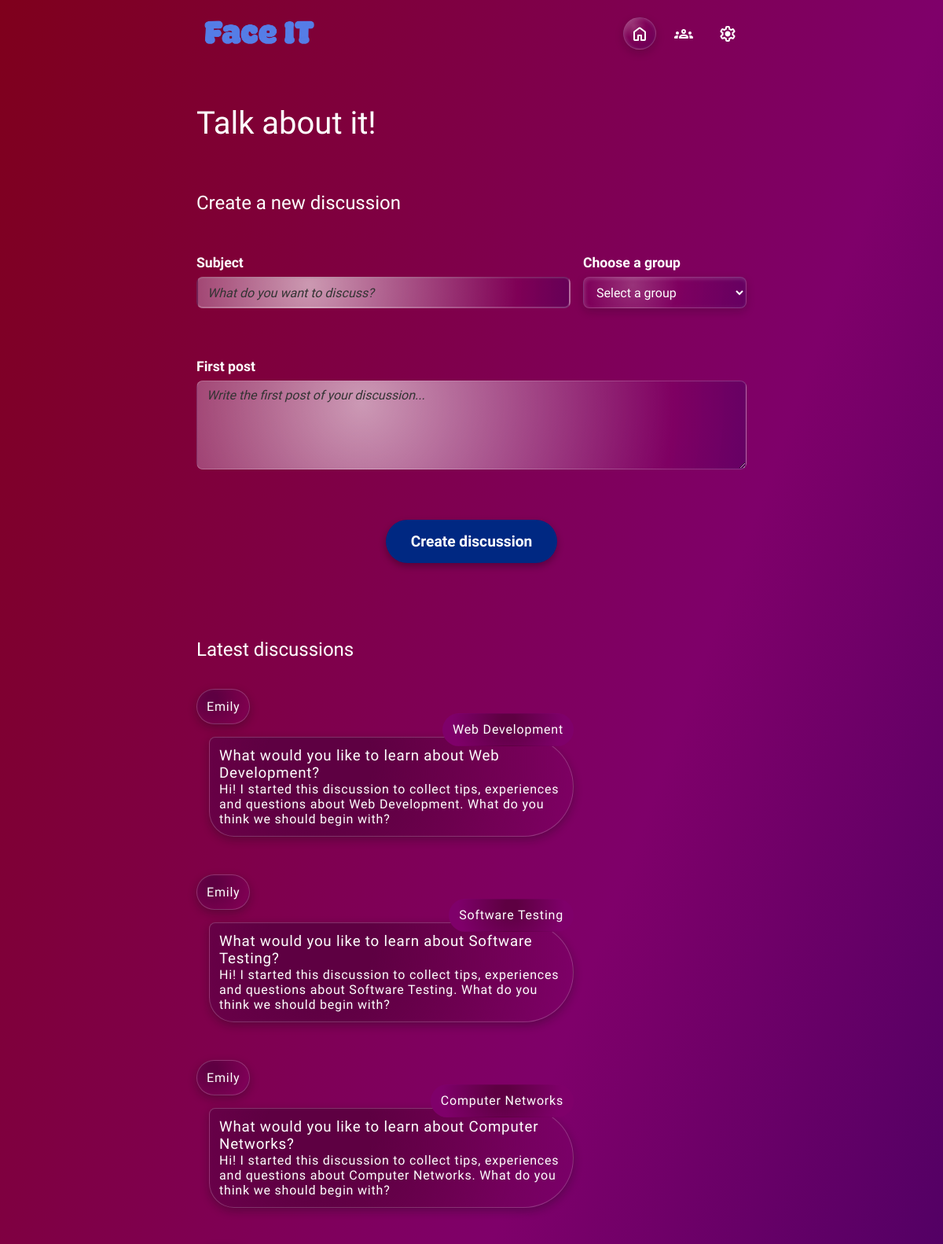
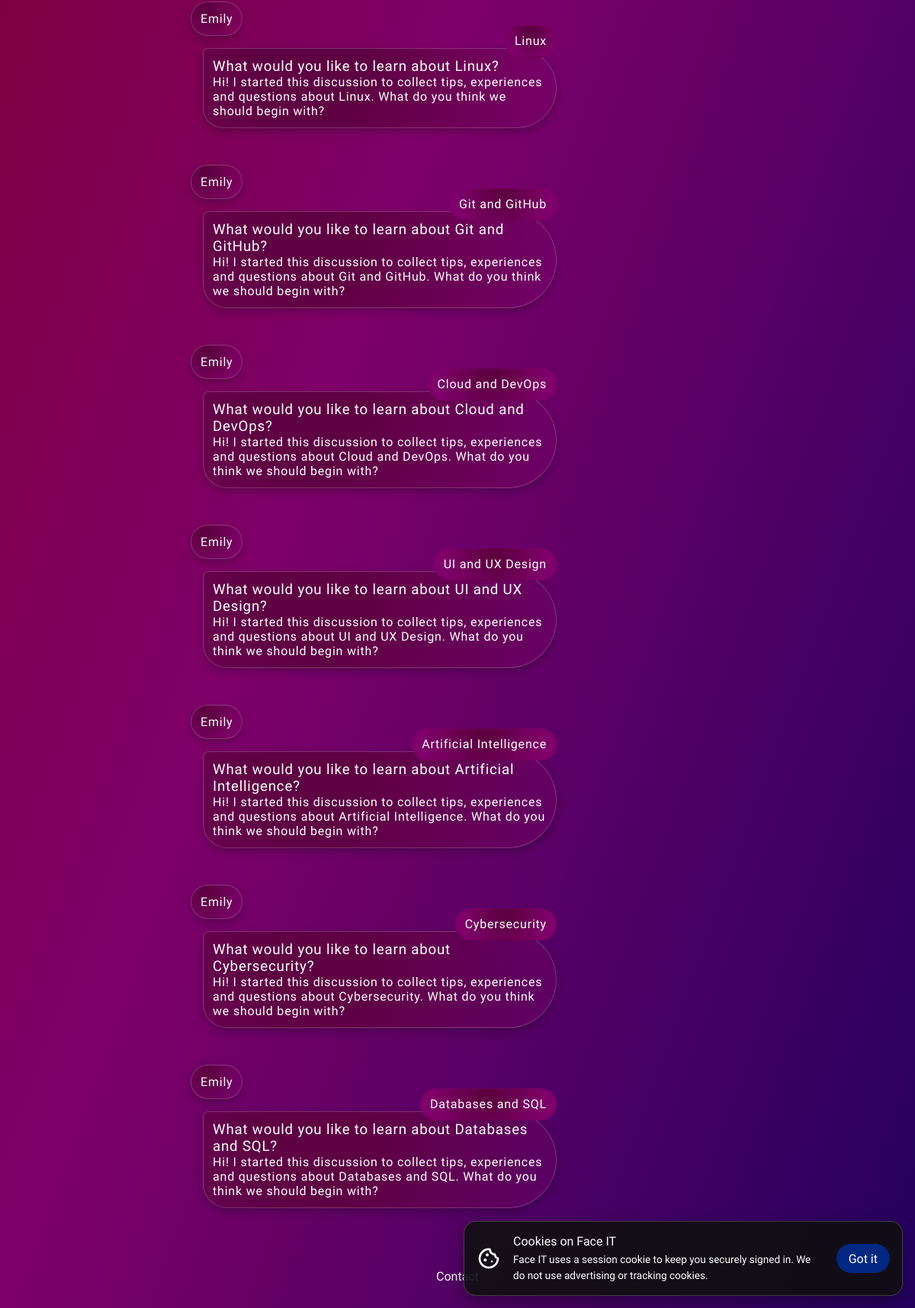
The page / (signed in) on the database its author committed (2 pictures, top to bottom).
### tables this page shows
CREATE TABLE `discussions` (
  `discussion_id` int(10) unsigned NOT NULL AUTO_INCREMENT,
  `group_id` int(10) unsigned NOT NULL,
  `created_by` int(10) unsigned DEFAULT NULL,
  `title` varchar(200) NOT NULL,
  `image_url` varchar(2048) DEFAULT NULL,
  `created_at` timestamp NOT NULL DEFAULT current_timestamp(),
  PRIMARY KEY (`discussion_id`),
  KEY `fk_discussions_creator` (`created_by`),
  KEY `idx_discussions_group` (`group_id`),
  CONSTRAINT `fk_discussions_creator` FOREIGN KEY (`created_by`) REFERENCES `users` (`user_id`) ON DELETE SET NULL,
  CONSTRAINT `fk_discussions_group` FOREIGN KEY (`group_id`) REFERENCES `groups` (`group_id`) ON DELETE CASCADE
);

CREATE TABLE `users` (
  `user_id` int(10) unsigned NOT NULL AUTO_INCREMENT,
  `first_name` varchar(100) NOT NULL,
  `last_name` varchar(100) NOT NULL,
  `user_name` varchar(50) DEFAULT NULL,
  `email` varchar(255) NOT NULL,
  `password_hash` varchar(255) NOT NULL,
  `created_at` timestamp NOT NULL DEFAULT current_timestamp(),
  PRIMARY KEY (`user_id`),
  UNIQUE KEY `email` (`email`)
);

CREATE TABLE `groups` (
  `group_id` int(10) unsigned NOT NULL AUTO_INCREMENT,
  `group_name` varchar(150) NOT NULL,
  `created_by` int(10) unsigned DEFAULT NULL,
  `created_at` timestamp NOT NULL DEFAULT current_timestamp(),
  PRIMARY KEY (`group_id`),
  KEY `fk_groups_creator` (`created_by`),
  CONSTRAINT `fk_groups_creator` FOREIGN KEY (`created_by`) REFERENCES `users` (`user_id`) ON DELETE SET NULL
);

### html/index.php (the view, shortened to what this page needs)
<?php
$isLoggedIn = isset($_SESSION['user_id']);
$myGroups = [];
$latestDiscussions = [];
if ($isLoggedIn) {
    $pdo = connectDatabase();
    $statement = $pdo->prepare(
        'SELECT
            groups.group_id,
            groups.group_name
        FROM groups
        INNER JOIN group_members
            ON group_members.group_id = groups.group_id
        WHERE group_members.user_id = :user_id
        ORDER BY groups.group_name'
    );
    $statement->execute([
        'user_id' => $_SESSION['user_id']
    ]);
    $myGroups = $statement->fetchAll();
    $statement = $pdo->prepare(
        'SELECT
            discussions.discussion_id,
            discussions.title,
            discussions.created_at,
            groups.group_id,
            groups.group_name,
            users.user_id,
            users.user_name,
            posts.content
        FROM discussions
        INNER JOIN groups
            ON groups.group_id = discussions.group_id
        INNER JOIN group_members
            ON group_members.group_id = discussions.group_id
            AND group_members.user_id = :user_id
        INNER JOIN users
            ON users.user_id = discussions.created_by
        INNER JOIN posts
            ON posts.post_id = (
                SELECT MIN(first_post.post_id)
                FROM posts AS first_post
                WHERE first_post.discussion_id =
                    discussions.discussion_id
            )
        ORDER BY discussions.created_at DESC
        LIMIT 10'
    );
    $statement->execute([
        'user_id' => $_SESSION['user_id']
    ]);
    $latestDiscussions = $statement->fetchAll();
}
?>
<!DOCTYPE html>
<html lang="en">
<head>
<link rel="stylesheet" href="/style.css?v=4">
</head>
<body>
    <?php require __DIR__ . '/includes/navigation.php'; ?>
    <main>
        <?php if (!$isLoggedIn): ?>
            <div class="black-back start">
    <img src="/face_it.webp" class="hero-logo" alt="Face IT">
    <p class="tagline"> — Talk tech. Share ideas. Solve together. Whether you’re writing your first line of code or shaping the future of IT, there’s always a place for you in the conversation.</p>
    <div class="two-buttons">
        <a href="/login/" class="primary-btn">Log in</a>
        <a href="/register/" class="secondary-btn">Create a new user</a>
    </div>
</div>
    <?php else: ?>
        <section class="logged-in-content"><h1>Talk about it!</h1>
<h2>Create a new discussion</h2>
<?php if (empty($myGroups)): ?>
    <p>
        You need to join a group before you can create a discussion.
    </p>
    <a href="/groups/" class="primary-btn">
        Find groups
    </a>
<?php else: ?>
    <form
        class="create-discussion-form"
        action="/discussions/create/"
        method="post"
    >
            <div class="form-field subject-field">
    <label for="discussion-title">Subject</label>
    <input
        id="discussion-title"
        name="title"
        type="text"
        maxlength="200"
        placeholder="What do you want to discuss?"
        required >
</div>
        <div class="form-field group-field">
        <label for="group-id">Choose a group</label>
        <select id="group-id" name="group_id" required>
            <option value="">Select a group</option>
        </select>
        </div>
        <div class="form-field content-field">
        <label for="discussion-content">First post</label>
        <textarea
            id="discussion-content"
            name="content"
            rows="5"
            placeholder="Write the first post of your discussion..."
            required
        ></textarea>
        </div>
        <button class="primary-btn" type="submit">
            Create discussion
        </button>
    </form>
<section class="latest-discussions">
    <h2>Latest discussions</h2>
    <?php if (empty($latestDiscussions)): ?>
        <p>You don’t have any discussions yet.</p>
    <?php else: ?>
        <?php foreach ($latestDiscussions as $discussion): ?>
            <article class="discussion-card">
                <p class="author">
                    <span
                        class="user-name"
                        data-user-id="<?= (int) $discussion['user_id'] ?>"
                        tabindex="0"
                    >
                        <?= htmlspecialchars(
                            $discussion['user_name'],
                            ENT_QUOTES,
                            'UTF-8'
                        ) ?>
                    </span>
                </p>
                    <a class="group" href="/groups/view/?id=<?= (int) $discussion['group_id'] ?>">
                        <?= htmlspecialchars(
                            $discussion['group_name'],
                            ENT_QUOTES,
                            'UTF-8'
                        ) ?>
                    </a>
                    <a class="message" href="/discussions/view/?id=<?= (int) $discussion['discussion_id'] ?>">
                <h3 class="subject">
                        <?= htmlspecialchars(
                            $discussion['title'],
                            ENT_QUOTES,
                            'UTF-8'
                        ) ?>
                </h3>
                <p class="content">
                    <?= nl2br(htmlspecialchars(
                        $discussion['content'],
                        ENT_QUOTES,
                        'UTF-8'
                        )) ?>
                </p>
            </a>
            </article>
        <?php endforeach; ?>
    <?php endif; ?>
</section>
<?php endif; ?>
    <?php endif; ?>
    </main>
    <footer>
        <p>Contact</p>
</footer>
    <aside class="cookie-notice" id="cookie-notice" aria-labelledby="cookie-title">
    <img class="cookie-icon" src="/assets/icons/cookie.svg" alt="">
    <div>
        <h2 id="cookie-title">Cookies on Face IT</h2>
        <p>Face IT uses a session cookie to keep you securely signed in. We do not use advertising or tracking cookies.</p>
    </div>
    <button class="cookie-button" id="close-cookie-notice" type="button">Got it</button>
</aside>
</body>
</html>

### html/includes/navigation.php (shortened to what this page needs)
<?php
$currentPath = parse_url(
    $_SERVER['REQUEST_URI'],
    PHP_URL_PATH
) ?? '/';
?>
<?php if ($isLoggedIn): ?>
    <header class="logged-in-header">
        <a href="/" aria-label="Face IT home">
            <img
                src="/face_it.webp"
                class="small-logo"
                alt="Face IT"
            >
        </a>
        <nav
            class="main-navigation"
            aria-label="Main navigation"
        >
            <a
                class="nav-item"
                href="/"
                aria-label="Home"
                <?= $currentPath === '/'
                    ? 'aria-current="page"'
                    : '' ?>
            >
                <img
                    class="nav-icon"
                    src="/assets/icons/home.svg"
                    alt=""
                >
            </a>
            <a
                class="nav-item"
                href="/groups/"
                aria-label="My groups"
                <?= str_starts_with($currentPath, '/groups')
                    ? 'aria-current="page"'
                    : '' ?>
            >
                <img
                    class="nav-icon"
                    src="/assets/icons/groups.svg"
                    alt=""
                >
            </a>
            <a
                class="nav-item"
                href="/profile/"
                aria-label="Profile"
                <?= str_starts_with($currentPath, '/profile')
                    ? 'aria-current="page"'
                    : '' ?>
            >
                <img
                    class="nav-icon"
                    src="/assets/icons/settings.svg"
                    alt=""
                >
            </a>
        </nav>
    </header>
<?php endif; ?>

### rows shown on the page
discussions: created_by.user_name "Emily", group.group_name "Web Development", title "What would you like to learn about Web Development?", content "Hi! I started this discussion to collect tips, experiences and questions about Web Development. What do you think we should begin with?"
discussions: created_by.user_name "Emily", group.group_name "Software Testing", title "What would you like to learn about Software Testing?", content "Hi! I started this discussion to collect tips, experiences and questions about Software Testing. What do you think we should begin with?"
discussions: created_by.user_name "Emily", group.group_name "Computer Networks", title "What would you like to learn about Computer Networks?", content "Hi! I started this discussion to collect tips, experiences and questions about Computer Networks. What do you think we should begin with?"
discussions: created_by.user_name "Emily", group.group_name "Linux", title "What would you like to learn about Linux?", content "Hi! I started this discussion to collect tips, experiences and questions about Linux. What do you think we should begin with?"
discussions: created_by.user_name "Emily", group.group_name "Git and GitHub", title "What would you like to learn about Git and GitHub?", content "Hi! I started this discussion to collect tips, experiences and questions about Git and GitHub. What do you think we should begin with?"
discussions: created_by.user_name "Emily", group.group_name "Cloud and DevOps", title "What would you like to learn about Cloud and DevOps?", content "Hi! I started this discussion to collect tips, experiences and questions about Cloud and DevOps. What do you think we should begin with?"
discussions: created_by.user_name "Emily", group.group_name "UI and UX Design", title "What would you like to learn about UI and UX Design?", content "Hi! I started this discussion to collect tips, experiences and questions about UI and UX Design. What do you think we should begin with?"
discussions: created_by.user_name "Emily", group.group_name "Artificial Intelligence", title "What would you like to learn about Artificial Intelligence?", content "Hi! I started this discussion to collect tips, experiences and questions about Artificial Intelligence. What do you think we should begin with?"
discussions: created_by.user_name "Emily", group.group_name "Cybersecurity", title "What would you like to learn about Cybersecurity?", content "Hi! I started this discussion to collect tips, experiences and questions about Cybersecurity. What do you think we should begin with?"
discussions: created_by.user_name "Emily", group.group_name "Databases and SQL", title "What would you like to learn about Databases and SQL?", content "Hi! I started this discussion to collect tips, experiences and questions about Databases and SQL. What do you think we should begin with?"
